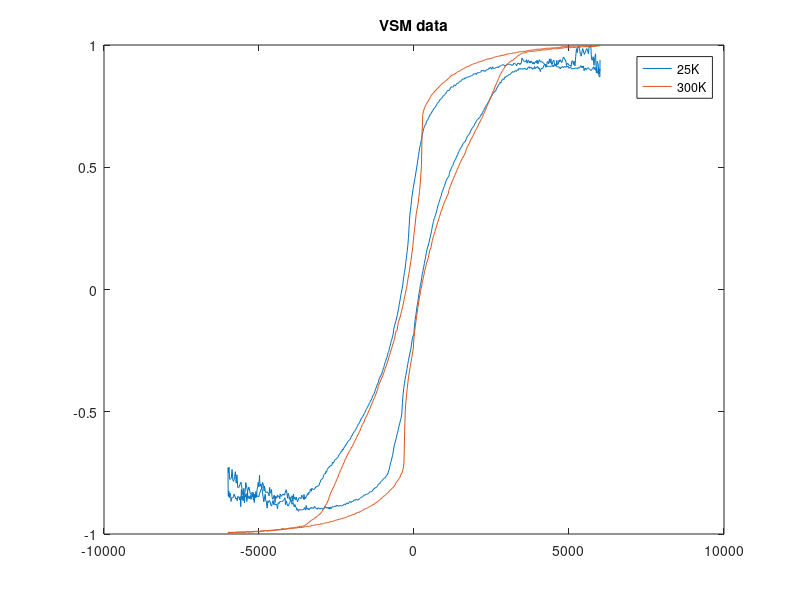

Write the MATLAB code that produced this figure. (Note: this script raises an error after producing the figure.)
close all;
dataCold=csvread("COPDIRMN_FC_25K.csv",1,0);%gets the whole file
dataRoom=csvread("COPDIRMN_FC_300K_00005.csv",1,0);
Fcold=dataCold(:,14);
Froom=dataRoom(:,14);
Mcold=dataCold(:,21);
Mroom=dataRoom(:,21);
Mroom=Mroom./max(Mroom);
Mcold=Mcold./max(Mcold);
%Mcold=smooth(Mcold);%I smooth it twice because otherwise the highpoints 
%Mcold=smooth(Mcold);%on the derivative are noise at the end.
plot(Fcold,Mcold,Froom,Mroom)
legend('25K','300K');
title('VSM data');


Dcold=diff(Mcold);
Droom=diff(Mroom);

FDcold=zeros(size(Dcold));
for n=1:size(FDcold,1)
   FDcold(n)=(Fcold(n)+Fcold(n+1))/2; 
end
FDroom=zeros(size(Droom));
for n=1:size(FDroom,1)
   FDroom(n)=(Froom(n)+Froom(n+1))/2; 
end
Droom=Droom./max(Droom);
Dcold=smooth(Dcold);
Dcold=Dcold./max(Dcold);

figure;
plot(FDcold,Dcold,FDroom,Droom);
legend('25K','300K');
title('First Derivatives');

figure;
plot(Fcold,Mcold,Froom,Mroom,FDcold,Dcold,FDroom,Droom);
legend('25k','300k','25k derivative','300k derivative');
title('Overlaid Plots');

[~,aIroom]=max(Droom);
[~,dIroom]=max(-Droom);
[~,aIcold]=max(Dcold);
[~,dIcold]=max(-Dcold);

CenterRoom=(FDroom(aIroom)+FDroom(dIroom))/2
CenterCold=(FDcold(aIcold)+FDcold(dIcold))/2

figure;
plot(Froom,abs(1./Mroom),Fcold,abs(1./Mcold));
legend('300k','25k');
title('inverted magentizationloops');

%%interpolating the original data
[~,middleindex]=min(Froom);
step=1;
newDesFroom=Froom(1):-step:Froom(middleindex);
newAscFroom=Froom(middleindex):step:Froom(end);
newDesMroom=interp1(Froom(1:middleindex),Mroom(1:middleindex),newDesFroom,'linear');
newAscMroom=interp1(Froom(middleindex:end),Mroom(middleindex:end),newAscFroom,'linear');
newMroom=[newDesMroom,newAscMroom];
newFroom=[newDesFroom,newAscFroom];
figure;
hold on;
plot(Froom,Mroom);
plot(newFroom,newMroom);
hold off;






